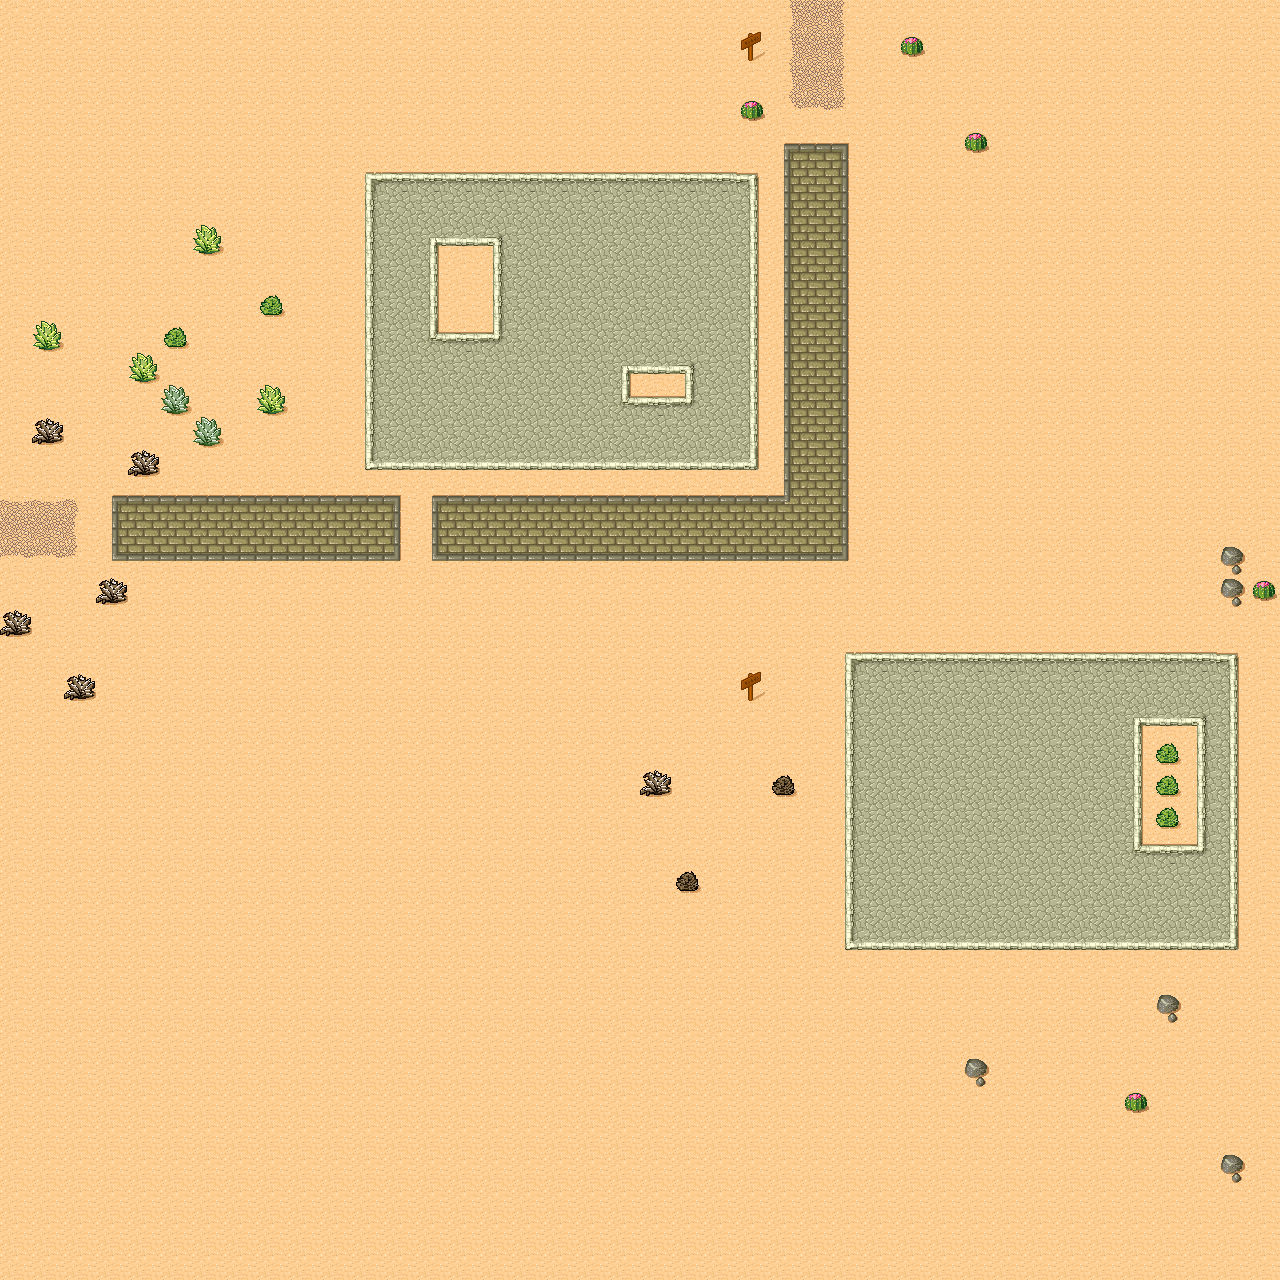

Rendered tile map (Tiled .tmx) drawn with the repository's tilesets; below, a short description and the map source with its tile grids summarised:
An orthogonal 40x40 tile map with 32x32 px tiles, 1 tile layer (Ground).

<map version="1.10" tiledversion="1.11.0" orientation="orthogonal" renderorder="right-down" width="40" height="40" tilewidth="32" tileheight="32" infinite="0" nextlayerid="3" nextobjectid="1">
 <tileset firstgid="1" name="Desert" tilewidth="32" tileheight="32" tilecount="64" columns="8">
  <image source="desert256x256.png" width="256" height="256" />
  <wangsets>
   <wangset name="Desert" type="corner" tile="29">
    <wangcolor name="Desert" color="#ff0000" tile="29" probability="1" />
    <wangcolor name="Brick" color="#00ff00" tile="9" probability="1" />
    <wangcolor name="Cobblestone" color="#0000ff" tile="33" probability="1" />
    <wangcolor name="Dirt" color="#ff7700" tile="14" probability="1" />
    <wangtile tileid="0" wangid="0,1,0,2,0,1,0,1" />
    <wangtile tileid="1" wangid="0,1,0,2,0,2,0,1" />
    <wangtile tileid="2" wangid="0,1,0,1,0,2,0,1" />
    <wangtile tileid="3" wangid="0,4,0,1,0,4,0,4" />
    <wangtile tileid="4" wangid="0,4,0,4,0,1,0,4" />
    <wangtile tileid="5" wangid="0,1,0,4,0,1,0,1" />
    <wangtile tileid="6" wangid="0,1,0,4,0,4,0,1" />
    <wangtile tileid="7" wangid="0,1,0,1,0,4,0,1" />
    <wangtile tileid="8" wangid="0,2,0,2,0,1,0,1" />
    <wangtile tileid="9" wangid="0,2,0,2,0,2,0,2" />
    <wangtile tileid="10" wangid="0,1,0,1,0,2,0,2" />
    <wangtile tileid="11" wangid="0,1,0,4,0,4,0,4" />
    <wangtile tileid="12" wangid="0,4,0,4,0,4,0,1" />
    <wangtile tileid="13" wangid="0,4,0,4,0,1,0,1" />
    <wangtile tileid="14" wangid="0,4,0,4,0,4,0,4" />
    <wangtile tileid="15" wangid="0,1,0,1,0,4,0,4" />
    <wangtile tileid="16" wangid="0,2,0,1,0,1,0,1" />
    <wangtile tileid="17" wangid="0,2,0,1,0,1,0,2" />
    <wangtile tileid="18" wangid="0,1,0,1,0,1,0,2" />
    <wangtile tileid="19" wangid="0,2,0,1,0,2,0,2" />
    <wangtile tileid="20" wangid="0,2,0,2,0,1,0,2" />
    <wangtile tileid="21" wangid="0,4,0,1,0,1,0,1" />
    <wangtile tileid="22" wangid="0,4,0,1,0,1,0,4" />
    <wangtile tileid="23" wangid="0,1,0,1,0,1,0,4" />
    <wangtile tileid="24" wangid="0,1,0,3,0,1,0,1" />
    <wangtile tileid="25" wangid="0,1,0,3,0,3,0,1" />
    <wangtile tileid="26" wangid="0,1,0,1,0,3,0,1" />
    <wangtile tileid="27" wangid="0,1,0,2,0,2,0,2" />
    <wangtile tileid="28" wangid="0,2,0,2,0,2,0,1" />
    <wangtile tileid="29" wangid="0,1,0,1,0,1,0,1" />
    <wangtile tileid="30" wangid="0,1,0,1,0,1,0,1" />
    <wangtile tileid="31" wangid="0,1,0,1,0,1,0,1" />
    <wangtile tileid="32" wangid="0,3,0,3,0,1,0,1" />
    <wangtile tileid="33" wangid="0,3,0,3,0,3,0,3" />
    <wangtile tileid="34" wangid="0,1,0,1,0,3,0,3" />
    <wangtile tileid="35" wangid="0,3,0,1,0,3,0,3" />
    <wangtile tileid="36" wangid="0,3,0,3,0,1,0,3" />
    <wangtile tileid="37" wangid="0,1,0,1,0,1,0,1" />
    <wangtile tileid="38" wangid="0,1,0,1,0,1,0,1" />
    <wangtile tileid="39" wangid="0,1,0,1,0,1,0,1" />
    <wangtile tileid="40" wangid="0,3,0,1,0,1,0,1" />
    <wangtile tileid="41" wangid="0,3,0,1,0,1,0,3" />
    <wangtile tileid="42" wangid="0,1,0,1,0,1,0,3" />
    <wangtile tileid="43" wangid="0,1,0,3,0,3,0,3" />
    <wangtile tileid="44" wangid="0,3,0,3,0,3,0,1" />
    <wangtile tileid="45" wangid="0,1,0,1,0,1,0,1" />
    <wangtile tileid="46" wangid="0,1,0,1,0,1,0,1" />
    <wangtile tileid="47" wangid="0,1,0,1,0,1,0,1" />
    <wangtile tileid="48" wangid="0,1,0,1,0,1,0,1" />
    <wangtile tileid="49" wangid="0,1,0,1,0,1,0,1" />
    <wangtile tileid="50" wangid="0,1,0,1,0,1,0,1" />
    <wangtile tileid="51" wangid="0,1,0,1,0,1,0,1" />
    <wangtile tileid="52" wangid="0,1,0,1,0,1,0,1" />
    <wangtile tileid="53" wangid="0,1,0,1,0,1,0,1" />
    <wangtile tileid="54" wangid="0,1,0,1,0,1,0,1" />
    <wangtile tileid="55" wangid="0,1,0,1,0,1,0,1" />
    <wangtile tileid="56" wangid="0,1,0,1,0,1,0,1" />
    <wangtile tileid="57" wangid="0,1,0,1,0,1,0,1" />
    <wangtile tileid="58" wangid="0,1,0,1,0,1,0,1" />
    <wangtile tileid="59" wangid="0,1,0,1,0,1,0,1" />
    <wangtile tileid="60" wangid="0,1,0,1,0,1,0,1" />
    <wangtile tileid="61" wangid="0,1,0,1,0,1,0,1" />
    <wangtile tileid="62" wangid="0,1,0,1,0,1,0,1" />
    <wangtile tileid="63" wangid="0,1,0,1,0,1,0,1" />
   </wangset>
  </wangsets>
 </tileset>
 <layer id="1" name="Ground" width="40" height="40">
  <data>[1600 cells, 1600 non-empty, 40 distinct tile ids]</data>
 </layer>
 <imagelayer id="2" name="logo" offsetx="88.47" offsety="73.73">
  <image source="Raylib_logo.png" trans="f5f5f5" width="256" height="256" />
 </imagelayer>
</map>